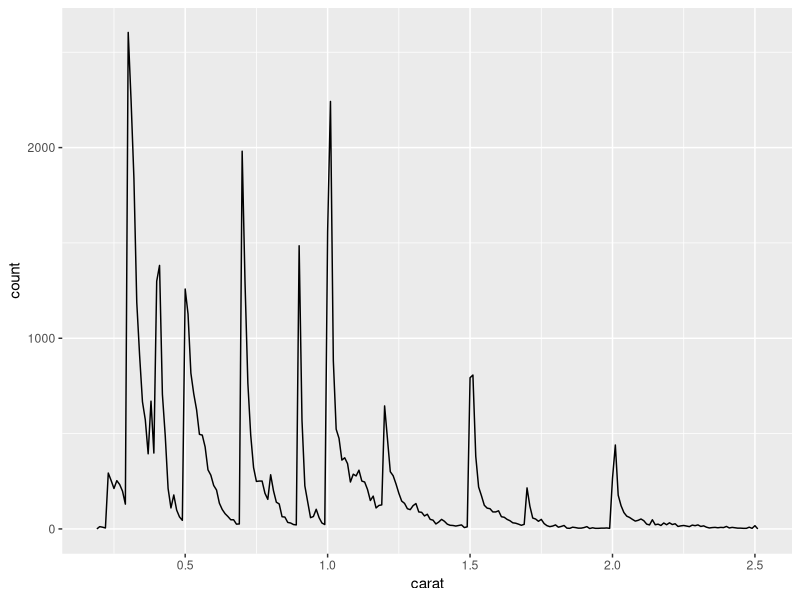
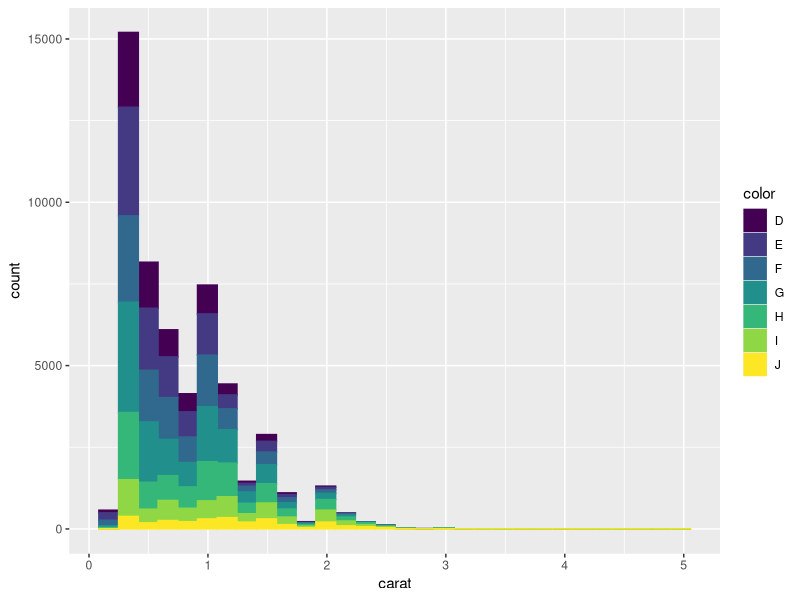
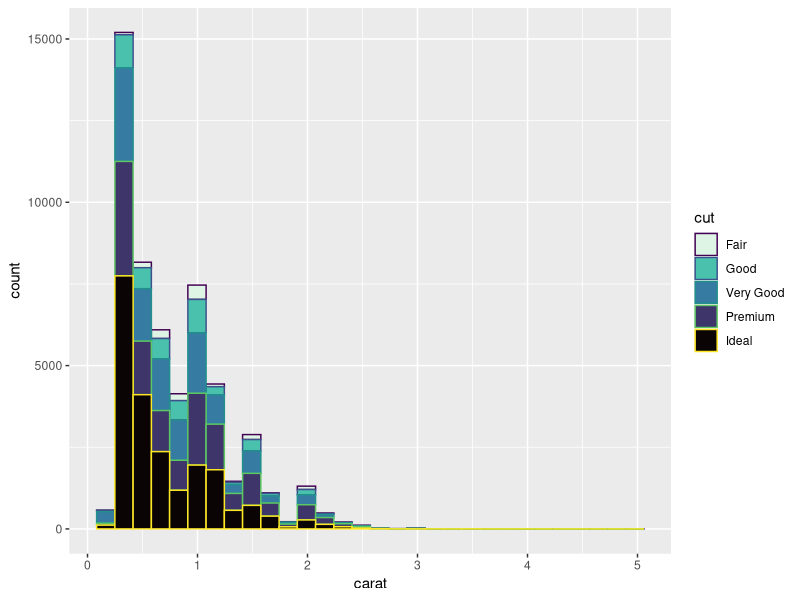
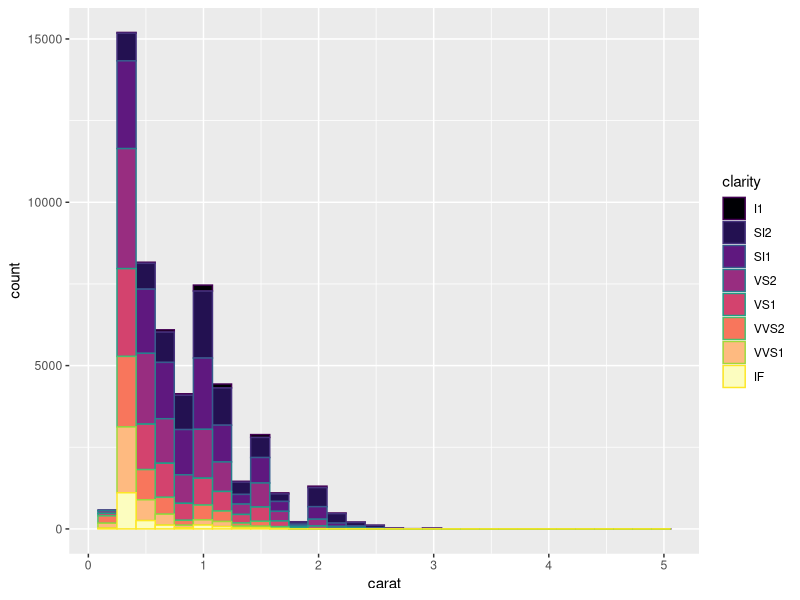

Here is the R script that generated these plots, in order:
## ---- chunk 1
knitr::opts_chunk$set(
  echo = FALSE
)
## ---- chunk 2
library(ggplot2)
library(dplyr)
library(viridis)

smaller <- diamonds %>% 
  filter(carat <= 2.5)
## ---- chunk 3
smaller %>% 
  ggplot(aes(carat)) + 
  geom_freqpoly(binwidth = 0.01)
## ---- chunk 4

diamonds |>
  ggplot(aes(x = carat, color = color, fill = color)) +
  geom_histogram()

## ---- chunk 5

diamonds |>
  ggplot(aes(x = carat, color = cut, fill = cut)) +
  geom_histogram() +
  scale_fill_viridis_d(option = "mako", direction = -1)
## ---- chunk 6

diamonds |>
  ggplot(aes(x = carat, color = clarity, fill = clarity)) +
  geom_histogram() +
  scale_fill_viridis_d(option = "magma")
